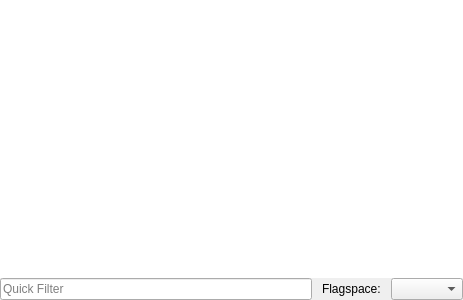
<?xml version="1.0" encoding="UTF-8"?>
<ui version="4.0">
 <class>FlagsWidget</class>
 <widget class="QDockWidget" name="FlagsWidget">
  <property name="geometry">
   <rect>
    <x>0</x>
    <y>0</y>
    <width>463</width>
    <height>300</height>
   </rect>
  </property>
  <property name="windowTitle">
   <string>Flags</string>
  </property>
  <widget class="QWidget" name="dockWidgetContents">
   <layout class="QVBoxLayout" name="verticalLayout">
    <property name="spacing">
     <number>0</number>
    </property>
    <property name="leftMargin">
     <number>0</number>
    </property>
    <property name="topMargin">
     <number>0</number>
    </property>
    <property name="rightMargin">
     <number>0</number>
    </property>
    <property name="bottomMargin">
     <number>0</number>
    </property>
    <item>
     <widget class="AddressableItemList&lt;&gt;" name="flagsTreeView">
      <property name="styleSheet">
       <string notr="true">CutterTreeView::item
{
    padding-top: 1px;
    padding-bottom: 1px;
}</string>
      </property>
      <property name="frameShape">
       <enum>QFrame::NoFrame</enum>
      </property>
      <property name="dragEnabled">
       <bool>true</bool>
      </property>
      <property name="indentation">
       <number>8</number>
      </property>
      <property name="sortingEnabled">
       <bool>true</bool>
      </property>
      <property name="animated">
       <bool>true</bool>
      </property>
     </widget>
    </item>
    <item>
     <layout class="QHBoxLayout" name="horizontalLayout_17">
      <property name="spacing">
       <number>10</number>
      </property>
      <property name="leftMargin">
       <number>0</number>
      </property>
      <property name="topMargin">
       <number>0</number>
      </property>
      <property name="rightMargin">
       <number>0</number>
      </property>
      <item>
       <widget class="QLineEdit" name="filterLineEdit">
        <property name="text">
         <string/>
        </property>
        <property name="placeholderText">
         <string>Quick Filter</string>
        </property>
       </widget>
      </item>
      <item>
       <widget class="QLabel" name="flagspaceLabel">
        <property name="text">
         <string>Flagspace:</string>
        </property>
       </widget>
      </item>
      <item>
       <widget class="QComboBox" name="flagspaceCombo"/>
      </item>
     </layout>
    </item>
   </layout>
  </widget>
  <action name="actionRename">
   <property name="text">
    <string>Rename</string>
   </property>
   <property name="shortcut">
    <string>N</string>
   </property>
   <property name="shortcutContext">
    <enum>Qt::WidgetWithChildrenShortcut</enum>
   </property>
  </action>
  <action name="actionDelete">
   <property name="text">
    <string>Delete</string>
   </property>
   <property name="shortcut">
    <string>Del</string>
   </property>
   <property name="shortcutContext">
    <enum>Qt::WidgetWithChildrenShortcut</enum>
   </property>
  </action>
 </widget>
 <customwidgets>
  <customwidget>
   <class>AddressableItemList&lt;&gt;</class>
   <extends>QTreeView</extends>
   <header>widgets/AddressableItemList.h</header>
   <container>1</container>
  </customwidget>
 </customwidgets>
 <resources/>
 <connections/>
</ui>
